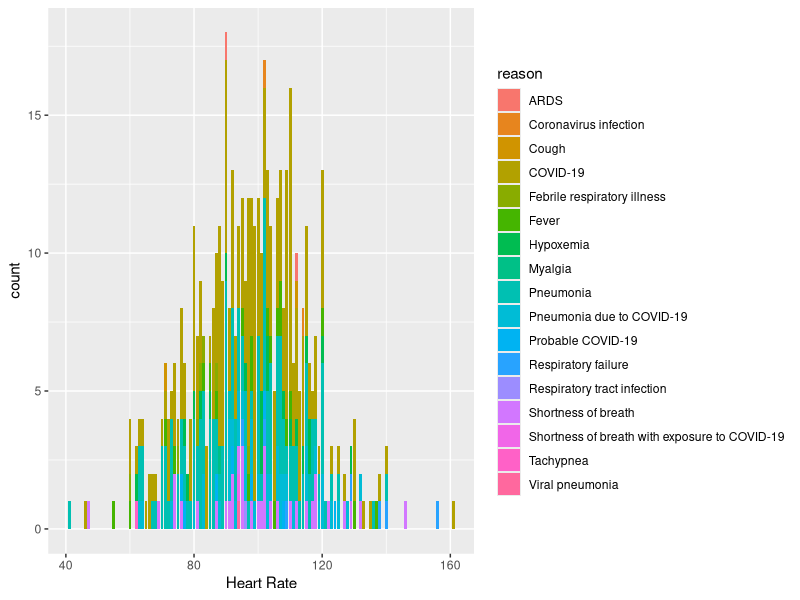

Source code (R): (Note: this script raises an error after producing the figure.)
library(tidyverse)
library(lubridate)
#Above is loading in libraries

#On top bar, go to Session:
#Set Working Directory:
#To Source File Location
df<-read.csv('Canada_Hosp1_COVID_Data_At_Admission.csv',sep=",")
#Going to drop all columns we dropped eventually in
#original project
df=subset(df,select = -c(id,ethnicity,ethnicity_other,received_covid_vaccine,
                         covid_vaccine,pao2,pao2_fio2,ph,
                         high_senstivity_cardiac_troponin,esr,ferritin,
                         hs_crp,aptt_aptr,medications,comorbidities_other))
#dropped columns.

#Now to rename.
newNames<-c('reason', 'age', 'sex', 'height', 'weight',
                      'comorb',
                      'smoke_hist', 'year_quit', 'er_2_weeks',
                      'adm_disp', 'systolic_bp',
                      'diastolic_bp', 'heart_rate', 'respiratory_rate',
                      'oxygen_sat', 'temp', 'motor', 'verbal', 'eye',
                      'intubated', 'wbc', 'rbc', 'hemoglobin', 'hematocrit', 'mcv', 'mch',
                      'mchc', 'rdw', 'platelet_count', 'pt', 'alt', 'ast', 'serum_creatinine',
                      'sodium', 'potassium', 'total_serum_bilirubin', 'lactate', 'inr',
                      'd_dimer', 'crp')
colnames(df)<-newNames

#Note that many values are "", which aren't counted as NA.
df %>% group_by(smoke_hist) %>%
  count()

#Fixing using mutate and na_if.
#Goes through all columns in df, checks if its a character
#column, and if it is, maps it through na_if, which replaces
#each "" value with NA.
df<-df %>%
  mutate(across(where(is.character),~na_if(.,"")))

#To also clean out nulls in comorb
df<-df %>%
  mutate(across(where(is.character),~na_if(.,"[]")))

df %>% group_by(comorb) %>%
  count()

#Now to fix up the rest (reason, comorb, motor, verbal, eye)
#Testing some functions I may use to make clean function
grepl("helpmeout","why dont you help me out", fixed=TRUE)
grepl("hel","why odnt you help me out", fixed=TRUE)
grepl("apple", "happlessness",fixed=TRUE)

streamreason<- function(x){
  ifelse(grepl("[J80]",x,fixed=TRUE),"ARDS",
         ifelse(grepl("[J18.9]",x,fixed=TRUE),"Pneumonia",
                ifelse(grepl("[U07.1]",x,fixed=TRUE),"COVID-19",
                ifelse(grepl("[U07.2]",x,fixed=TRUE),"Probable COVID-19",
                ifelse(grepl("[B34.2]",x,fixed=TRUE),"Coronavirus infection",
                ifelse(grepl("[R05]",x,fixed=TRUE),"Cough",
                ifelse(grepl("[J98.9, R50.9]",x,fixed=TRUE),"Febrile respiratory illness",
                ifelse(grepl("[R50.9]",x,fixed=TRUE),"Fever",
                ifelse(grepl("[R09.0]",x,fixed=TRUE),"Hypoxemia",                                                   
                ifelse(grepl("[M79.19]",x,fixed=TRUE),"Myalgia",
                ifelse(grepl("[U07.1, J12.8]",x,fixed=TRUE),"Pneumonia due to COVID-19",
                ifelse(grepl("[R06.0]",x,fixed=TRUE),"Shortness of breath",
                ifelse(grepl("[R06.0, U07.2]",x,fixed=TRUE),"Shortness of breath with exposure to COVID-19",
                ifelse(grepl("[R06.8]",x,fixed=TRUE),"Tachypnea",
                ifelse(grepl("[J12.9]",x,fixed=TRUE),"Viral pneumonia",
                ifelse(grepl("[J96.99]",x,fixed=TRUE),"Respiratory failure",
                       ifelse(grepl("[J98.8]",x,fixed=TRUE),"Respiratory tract infection", x)
                                                                                             
                                     ))))))))))))))))
}

#Applying function across dataframe, will only effect reason
#but might as well apply across all

df<-df %>%
  mutate(across(where(is.character),~(streamreason(.))))


df %>% group_by(reason) %>%
  count()

#Alright, now reason is fixed.
#Now going to quickly fix motor, verbal, and eye before I fix comorb.

df$motor<-as.character(df$motor)
df$eye<-as.character(df$eye)
df$verbal<-as.character(df$verbal)

#Fixed those, now onto comorb.
#In initial project, had several different functions to get comorb to end result.
#End result only included Asthma, Chronic cardiac disease, chronic pulmonary disease, and diabetes.
#If the entry had either Hypertension or Chronic cardiac diease (not hypertension), it was counted as chronic cardiac disease.
#The functions included getting rid of special characters, alphabetizing, getting rid of the word other, getting rid of spaces, and the final condensing one.
#However, I realized that if I did things differently, I could skip right to the final step, as I would be setting the format myself and wouldn't have to worry about how many spaces, whether its alphabetized, etc..
#So, this function rolls all the comorb cleaning into one.
#Series of ifelse statements, with the truth values at the current line in comment form next to its line
#lot of special care had to be taken with commas and paratheses
#Note that the portion before the break and after the break are the same, 
#except that Asthma is now false so none of its resulting strings have asthma in them
#(and the first line is missing, of course.)
fixcomorb<-function(x){
  
ifelse(grepl("Asthma",x,fixed=TRUE),
       
ifelse(grepl("ypertension",x,fixed=TRUE),  #a t
ifelse(grepl("pulmonary",x,fixed=TRUE), #a t h t
ifelse(grepl("Diabetes",x,fixed=TRUE), #a t h t p t
  "Asthma, Chronic cardiac disease, Chronic pulmonary disease, Diabetes", #a t h t p t d t
    "Asthma, Chronic cardiac disease, Chronic pulmonary disease"), #a t h t p t d f
ifelse(grepl("Diabetes",x,fixed=TRUE), #a t h t p f
  "Asthma, Chronic cardiac disease, Diabetes", #a t h t p f d t
    "Asthma, Chronic cardiac disease")),#a t h t p f d f
ifelse(grepl("pulmonary",x,fixed=TRUE),# a t h f  
ifelse(grepl("Diabetes",x,fixed=TRUE),#a t h f p t 
  "Asthma, Chronic pulmonary disease, Diabetes",  #a t h f p t d t
    "Asthma, Chronic pulmonary disease"),  #a t h f p t d f
ifelse(grepl("Diabetes",x,fixed=TRUE), #a t h f p f 
  "Asthma, Diabetes", #a t h f p f d t
    "Asthma"))),  #a t h f p f d f

#FROM HERE ON, ASTHMA FALSE

ifelse(grepl("ypertension",x,fixed=TRUE), #a f
ifelse(grepl("pulmonary",x,fixed=TRUE),# a f h t
ifelse(grepl("Diabetes",x,fixed=TRUE), # a f h t p t
  "Chronic cardiac disease, Chronic pulmonary disease, Diabetes",#a f h t p t d t
    "Chronic cardiac disease, chronic pulmonary disease"), # a f h t p t d f
ifelse(grepl("Diabetes",x,fixed=TRUE),   #a f h t p f 
  "Chronic cardiac disease, Diabetes",  #a f h t p f d t
    "Chronic cardiac disease")), #a f h t p f d f
ifelse(grepl("pulmonary",x,fixed=TRUE),#a f h f              
ifelse(grepl("Diabetes",x,fixed=TRUE),#a f h f p t 
  "Chronic pulmonary disease, Diabetes",#a f h f p t d t
    "Chronic pulmonary disease"), #a f h f p t d f
ifelse(grepl("Diabetes",x,fixed=TRUE),# a f h f p f 
  "Diabetes",# a f h f p f d t
    NA)))) # a f h f p f d f

}
#Testing
dfex<-df
a<-sample(df$comorb,25)
a
fixcomorb(a)
#Seems to work!

df$comorb<-fixcomorb(df$comorb)

df %>% group_by(comorb) %>%
  count()
#Checked against results from original project, and is perfect!
#Very happy : )

#Only thing left to do is fix d_dimer and then graph
#Now don't know what the true values for <270 and 
#>4000 were before they were written as that. 
#Going to set those values to 269 and 4001 respectively, 
#to be conservative but not throw out the values entirely.

fixd_dimer<-function(x){
  if (typeof(x)=='str'){
    if (x=='<270')
      return('269')
    if(x=='>4000')
      return('4001') }
  else
    return(x)
}
c<-sample(df$d_dimer,25)
c
fixd_dimer(c)
fixddimer2<-function(x){
  if (typeof(x)=='str')
    return(x>'0',fixed=TRUE)
  else
    return(x) 
}
b<-sample(df$d_dimer,25)
b
fixddimer2(b)

#plotting
library(ggplot2)

#Bar Chart
ggplot(df, aes(heart_rate, fill=reason)) + geom_bar() + labs(x= "Heart Rate")
+ ggtitle("Heart rate by reason for admission") + coord_flip()

#Scatter Plot
ggplot(df, aes(comorb,oxygen_sat)) +
  geom_point(stat='identity',color='darkgreen') + labs(x = "Known Illness ", y = "Oxygen Sat Lvl") +
  ggtitle("Oxygen Intake with known illness") + coord_flip()

#Density Plot
ggplot(df, aes(heart_rate, fill = comorb, colour = comorb)) +
  geom_density(alpha = 0.5) +
  xlim(55, 70)

#PieChart
ggplot(df, aes(x=reason, fill=comorb))+
  geom_bar(width = 1)+
  coord_polar("x")

#Pairplot
#Test<- na.omit(df)
#Test
#pairs(Test)
